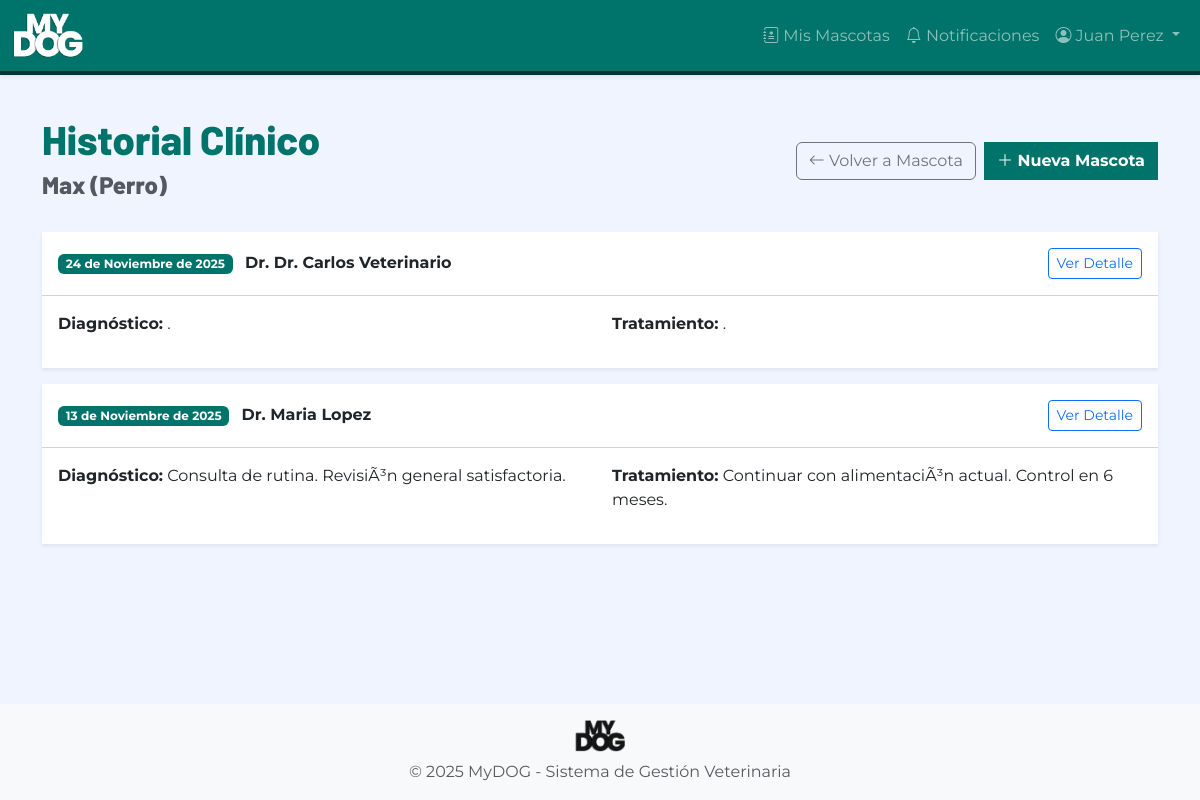
The page /historiales/mascota/4/ (signed in) on the database its author committed.
### autenticacion/models.py (models this page shows, shortened)
class Usuario(AbstractUser):
    ROL_CHOICES = [
        ('ADMIN', 'Administrador'),
        ('VETERINARIO', 'Veterinario'),
        ('ADMINISTRATIVO', 'Personal Administrativo'),
        ('PROPIETARIO', 'Propietario'),
    ]
    rol = models.CharField(
        max_length=20,
        choices=ROL_CHOICES,
        verbose_name='Rol',
        help_text='Rol del usuario en el sistema'
    )
    activo = models.BooleanField(
        default=True,
        verbose_name='Activo',
        help_text='Indica si el usuario puede acceder al sistema'
    )
    intentos_fallidos = models.IntegerField(
        default=0,
        verbose_name='Intentos fallidos',
        help_text='Número de intentos fallidos de login consecutivos'
    )
    bloqueado_hasta = models.DateTimeField(
        null=True,
        blank=True,
        verbose_name='Bloqueado hasta',
        help_text='Fecha y hora hasta la cual el usuario está bloqueado'
    )
    foto_perfil = models.ImageField(
        upload_to='perfiles/',
        null=True,
        blank=True,
        verbose_name='Foto de perfil'
    )
    telefono = models.CharField(
        max_length=15,
        blank=True,
        verbose_name='Teléfono'
    )
    fecha_creacion = models.DateTimeField(
        auto_now_add=True,
        verbose_name='Fecha de creación'
    )
    fecha_modificacion = models.DateTimeField(
        auto_now=True,
        verbose_name='Fecha de modificación'
    )
    class Meta:
        verbose_name = 'Usuario'
        verbose_name_plural = 'Usuarios'
        ordering = ['-fecha_creacion']
    def es_admin(self):
        return self.rol == 'ADMIN'

### mascotas/models.py (models this page shows, shortened)
class Mascota(models.Model):
    ESPECIE_CHOICES = [
        ('PERRO', 'Perro'),
        ('GATO', 'Gato'),
        ('AVE', 'Ave'),
        ('ROEDOR', 'Roedor'),
        ('REPTIL', 'Reptil'),
        ('OTRO', 'Otro'),
    ]
    SEXO_CHOICES = [
        ('M', 'Macho'),
        ('H', 'Hembra'),
    ]
    propietario = models.ForeignKey(
        'propietarios.Propietario',
        on_delete=models.PROTECT,
        related_name='mascotas',
        verbose_name='Propietario',
        help_text='Propietario actual de la mascota'
    )
    nombre = models.CharField(
        max_length=50,
        verbose_name='Nombre',
        help_text='Nombre de la mascota (2-50 caracteres)'
    )
    especie = models.CharField(
        max_length=10,
        choices=ESPECIE_CHOICES,
        verbose_name='Especie',
        help_text='Especie de la mascota'
    )
    raza = models.CharField(
        max_length=50,
        verbose_name='Raza',
        help_text='Raza de la mascota'
    )
    edad = models.PositiveIntegerField(
        validators=[MinValueValidator(0)],
        verbose_name='Edad',
        help_text='Edad de la mascota en años'
    )
    peso = models.DecimalField(
        max_digits=5,
        decimal_places=2,
        null=True,
        blank=True,
        validators=[MinValueValidator(0.01)],
        verbose_name='Peso',
        help_text='Peso de la mascota en kilogramos (opcional)'
    )
    sexo = models.CharField(
        max_length=1,
        choices=SEXO_CHOICES,
        blank=True,
        verbose_name='Sexo',
        help_text='Sexo de la mascota (opcional)'
    )
    observaciones = models.TextField(
        max_length=300,
        blank=True,
        verbose_name='Observaciones',
        help_text='Observaciones adicionales (máx 300 caracteres)'
    )
    foto = models.ImageField(
        upload_to='mascotas/',
        null=True,
        blank=True,
        verbose_name='Foto',
        help_text='Foto de la mascota'
    )
    activo = models.BooleanField(
        default=True,
        verbose_name='Activo',
        help_text='Indica si la mascota está activa (no transferida ni fallecida)'
    )
    fecha_registro = models.DateTimeField(
        auto_now_add=True,
        verbose_name='Fecha de registro'
    )
    fecha_modificacion = models.DateTimeField(
        auto_now=True,
        verbose_name='Fecha de modificación'
    )
    class Meta:
        verbose_name = 'Mascota'
        verbose_name_plural = 'Mascotas'
        ordering = ['-fecha_registro']
        indexes = [
            models.Index(fields=['propietario', 'nombre']),
            models.Index(fields=['especie']),
        ]

### historiales/models.py (models this page shows, shortened)
class HistorialClinico(models.Model):
    mascota = models.ForeignKey(
        'mascotas.Mascota',
        on_delete=models.PROTECT,
        related_name='historiales',
        verbose_name='Mascota'
    )
    cita = models.ForeignKey(
        'citas.Cita',
        on_delete=models.SET_NULL,
        null=True,
        blank=True,
        related_name='historiales',
        verbose_name='Cita asociada'
    )
    veterinario = models.ForeignKey(
        'autenticacion.Usuario',
        on_delete=models.PROTECT,
        limit_choices_to={'rol': 'VETERINARIO'},
        related_name='historiales_registrados',
        verbose_name='Veterinario responsable'
    )
    fecha_consulta = models.DateField(
        verbose_name='Fecha de consulta'
    )
    diagnostico = models.TextField(
        verbose_name='Diagnóstico',
        help_text='Diagnóstico realizado por el veterinario'
    )
    tratamiento = models.TextField(
        verbose_name='Tratamiento',
        help_text='Tratamiento prescrito'
    )
    vacunas = models.TextField(
        blank=True,
        verbose_name='Vacunas aplicadas',
        help_text='Vacunas administradas durante la consulta'
    )
    procedimientos = models.TextField(
        blank=True,
        verbose_name='Procedimientos realizados',
        help_text='Procedimientos médicos realizados'
    )
    evolucion = models.TextField(
        verbose_name='Evolución',
        help_text='Estado y evolución del paciente'
    )
    peso_actual = models.DecimalField(
        max_digits=5,
        decimal_places=2,
        null=True,
        blank=True,
        validators=[MinValueValidator(0.01)],
        verbose_name='Peso actual (kg)',
        help_text='Peso registrado durante la consulta'
    )
    fecha_registro = models.DateTimeField(
        auto_now_add=True,
        verbose_name='Fecha de registro'
    )
    fecha_modificacion = models.DateTimeField(
        auto_now=True,
        verbose_name='Fecha de modificación'
    )
    class Meta:
        verbose_name = 'Historial clínico'
        verbose_name_plural = 'Historiales clínicos'
        ordering = ['-fecha_consulta']

### historiales/views.py (the view)
# urls.py: path('mascota/<int:mascota_id>/', views.historial_mascota, name='lista_mascota'),
@login_required
def historial_mascota(request, mascota_id):
    mascota = get_object_or_404(Mascota, pk=mascota_id)
    if request.user.rol == 'PROPIETARIO' and mascota.propietario.usuario_id != request.user.id:
        raise Http404
    historiales = mascota.historiales.all().order_by('-fecha_consulta')
    return render(request, 'historiales/lista_mascota.html', {'mascota': mascota, 'historiales': historiales})

### notificaciones/context_processors.py (called while the page is built)
def notificaciones_unread(request):
    if getattr(request, 'user', None) and request.user.is_authenticated:
        count = Notificacion.objects.filter(usuario=request.user, leida=False).count()
        return {'notificaciones_unread': count}
    return {'notificaciones_unread': 0}

### templates/historiales/lista_mascota.html (shortened to what this page needs)
{% extends 'base.html' %}
{% block content %}
<div class="d-flex justify-content-between align-items-center mb-4">
    <div>
        <h1 class="font-titulo text-primary-mydog">Historial Clínico</h1>
        <h4 class="text-muted">{{ mascota.nombre }} ({{ mascota.get_especie_display }})</h4>
    </div>
    <div class="d-flex gap-2">
        <a href="{% url 'mascotas:detalle' mascota.pk %}" class="btn btn-outline-secondary">
            <i class="bi bi-arrow-left"></i> Volver a Mascota
        </a>
        {% if user.rol == 'PROPIETARIO' and user.propietario.id == mascota.propietario.id %}
        <a href="{% url 'mascotas:registrar' mascota.propietario.id %}" class="btn btn-primary-mydog">
            <i class="bi bi-plus-lg"></i> Nueva Mascota
        </a>
        {% endif %}
    </div>
</div>
<div class="row">
    <div class="col-md-12">
        {% for consulta in historiales %}
        <div class="card shadow-sm border-0 mb-3">
            <div class="card-header bg-white py-3 d-flex justify-content-between align-items-center">
                <div>
                    <span class="badge bg-primary-mydog me-2">{{ consulta.fecha_consulta }}</span>
                    <span class="fw-bold">Dr. {{ consulta.veterinario.get_full_name }}</span>
                </div>
                <a href="{% url 'historiales:detalle' consulta.pk %}" class="btn btn-sm btn-outline-primary">Ver Detalle</a>
            </div>
            <div class="card-body">
                <div class="row">
                    <div class="col-md-6">
                        <p><strong>Diagnóstico:</strong> {{ consulta.diagnostico|truncatechars:100 }}</p>
                    </div>
                    <div class="col-md-6">
                        <p><strong>Tratamiento:</strong> {{ consulta.tratamiento|truncatechars:100 }}</p>
                    </div>
                </div>
            </div>
        </div>
        {% empty %}
        <div class="alert alert-info">
            No hay registros médicos para esta mascota.
        </div>
        {% endfor %}
    </div>
</div>
{% endblock %}

### templates/base.html (shortened to what this page needs)
{% load static %}
<!DOCTYPE html>
<html lang="es">
<head>
    <link href="https://cdn.jsdelivr.net/npm/bootstrap@5.3.0/dist/css/bootstrap.min.css" rel="stylesheet">
    <link rel="stylesheet" href="https://cdn.jsdelivr.net/npm/bootstrap-icons@1.11.0/font/bootstrap-icons.css">
    <link rel="stylesheet" href="{% static 'css/base.css' %}">
    <link rel="stylesheet" href="{% static 'css/responsive.css' %}">
</head>
<body>
    <nav class="navbar navbar-expand-lg navbar-dark bg-primary-mydog shadow-sm">
        <div class="container-fluid">
            <a class="navbar-brand" href="{% url 'home' %}">
                <img src="{% static 'img/logo-mydog-blanco.png' %}" alt="MyDOG" height="45" class="d-inline-block">
            </a>
            <div class="collapse navbar-collapse" id="navbarNav">
                <ul class="navbar-nav ms-auto">
                    {% if user.is_authenticated %}
                        <li class="nav-item">
                            <a class="nav-link" href="{% url 'historiales:mis_mascotas' %}">
                                <i class="bi bi-journal-medical"></i>
                                {% if user.rol == 'PROPIETARIO' %}Mis Mascotas{% else %}Historiales{% endif %}
                            </a>
                        </li>
                        <li class="nav-item">
                            {% if user.rol == 'ADMIN' %}
                            <a class="nav-link" href="{% url 'notificaciones:admin' %}">
                            {% elif user.rol == 'VETERINARIO' %}
                            <a class="nav-link" href="{% url 'notificaciones:veterinario' %}">
                            {% else %}
                            <a class="nav-link" href="{% url 'notificaciones:propietario' %}">
                            {% endif %}
                                <i class="bi bi-bell"></i> Notificaciones
                            </a>
                        </li>
                        <li class="nav-item dropdown">
                            <a class="nav-link dropdown-toggle" href="#" role="button" data-bs-toggle="dropdown">
                                <i class="bi bi-person-circle"></i> {{ user.get_full_name|default:user.username }}
                            </a>
                        </li>
                    {% else %}
                        <li class="nav-item">
                            <a class="nav-link" href="{% url 'autenticacion:login' %}">Iniciar Sesión</a>
                        </li>
                    {% endif %}
                </ul>
            </div>
        </div>
    </nav>
    <main class="container py-4">
        {% block content %}{% endblock %}
    </main>
    <footer class="footer mt-auto py-3 bg-light">
        <div class="container text-center">
            <img src="{% static 'img/logo-mydog-negro.png' %}" alt="MyDOG" height="32" class="mb-2">
            <p class="text-muted mb-0">&copy; 2025 MyDOG - Sistema de Gestión Veterinaria</p>
        </div>
    </footer>
</body>
</html>

### static/css/base.css (style rules this page uses)
:root { --color-primary: #00736A; --color-secondary: #003535; --color-accent: #F95C32; --color-accent-light: #0FF7750; --color-bg-light: #F0F4FF; --color-gray: #CCCBD1; --color-white: #FFFFFF; --color-black: #000000; --font-titulo: 'Barlow', sans-serif; --font-subtitulo: 'Montserrat', sans-serif; --font-texto: 'Montserrat', sans-serif; }
body { font-family: var(--font-texto); background-color: var(--color-bg-light); color: var(--color-black); }
h1, h2, h3, h4, h5, h6, .font-titulo { font-family: var(--font-titulo); font-weight: 800; }
.bg-primary-mydog { background-color: var(--color-primary) !important; }
.text-primary-mydog { color: var(--color-primary) !important; }
.btn-primary-mydog { background-color: var(--color-primary); border-color: var(--color-primary); color: var(--color-white); font-family: var(--font-subtitulo); font-weight: 700; border-radius: 0 !important; }
.card { border-radius: 0 !important; }
.navbar { box-shadow: 0 2px 4px rgba(0,0,0,0.1); box-shadow: none; border-bottom: 4px solid var(--color-secondary); }

### templates/base.html (style rules this page uses)
html, body { height: 100%; }
body { display: flex; flex-direction: column; }
main { flex: 1 0 auto; }
footer { flex-shrink: 0; }

### rows shown on the page
Usuario: get_full_name "Juan Perez"
Mascota: nombre "Max", especie "Perro"
HistorialClinico: fecha_consulta "24 de Noviembre de 2025", veterinario.get_full_name "Dr. Carlos Veterinario", diagnostico ".", tratamiento "."
HistorialClinico: fecha_consulta "13 de Noviembre de 2025", veterinario.get_full_name "Maria Lopez", diagnostico "Consulta de rutina. RevisiÃ³n general satisfactoria.", tratamiento "Continuar con alimentaciÃ³n actual. Control en 6 meses."
